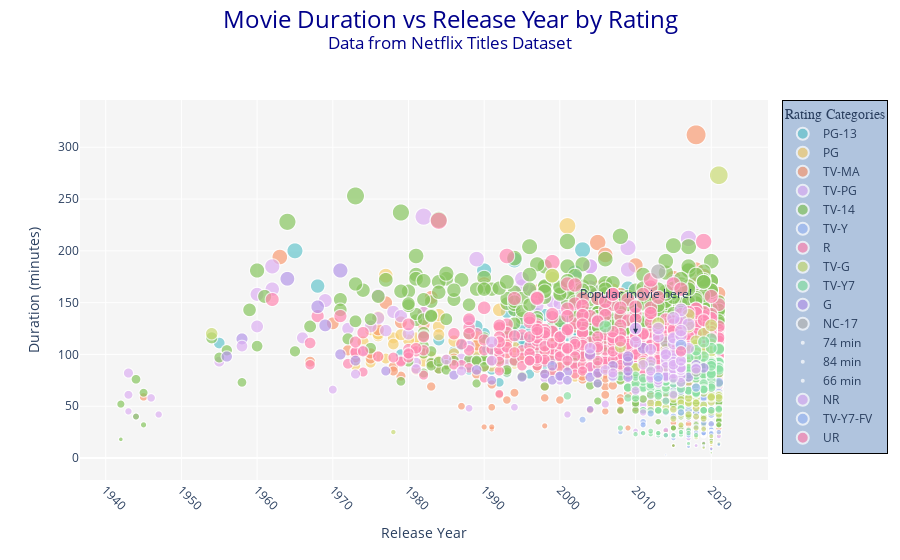

The notebook cell saved with this chart:
### Code cell
import plotly.express as px

# Assuming you have this DataFrame ready (movies with duration_num column)
fig = px.scatter(
    movies,
    x='release_year',
    y='duration_num',
    color='rating',
    size='duration_num',
    hover_name='title',
    title='Movie Duration vs Release Year by Rating',
    labels={
        'release_year': 'Release Year',
        'duration_num': 'Duration (minutes)',
        'rating': 'Rating'
    },
    color_discrete_sequence=px.colors.qualitative.Pastel
)

# Customize layout
fig.update_layout(
    title={
        'text': "Movie Duration vs Release Year by Rating<br><sup>Data from Netflix Titles Dataset</sup>",
        'y':0.95,
        'x':0.5,
        'xanchor': 'center',
        'yanchor': 'top',
        'font': dict(size=24, color='darkblue')
    },
    legend_title_text='Rating Categories',
    legend=dict(
        title_font_family="Arial",
        font=dict(size=12),
        bgcolor='LightSteelBlue',
        bordercolor='Black',
        borderwidth=1
    ),
    plot_bgcolor='whitesmoke',
    xaxis=dict(
        title='Release Year',
        tickangle=45
    ),
    yaxis=dict(
        title='Duration (minutes)'
    )
)

# Add an annotation example (highlight a specific movie)
fig.add_annotation(
    x=2010,
    y=120,
    text="Popular movie here!",
    showarrow=True,
    arrowhead=2,
    ax=0,
    ay=-40
)

fig.show()

### Figure 1 — Plotly figure (JSON) as saved in the notebook; plotly's stock layout.template omitted (floating-point values rounded to 4 significant figures; data arrays with more than 128 entries replaced by an {"elided": "..."} marker saying what was removed)
{"data": [{"hovertemplate": "<b>%{hovertext}</b><br><br>Rating=PG-13<br>Release Year=%{x}<br>Duration (minutes)=%{marker.size}<extra></extra>", "hovertext": {"elided": "490 str values"}, "legendgroup": "PG-13", "marker": {"color": "rgb(102, 197, 204)", "size": {"elided": "490 int values"}, "sizemode": "area", "sizeref": 0.78, "symbol": "circle"}, "mode": "markers", "name": "PG-13", "showlegend": true, "type": "scattergl", "x": {"elided": "490 int values"}, "xaxis": "x", "y": {"elided": "490 int values"}, "yaxis": "y"}, {"hovertemplate": "<b>%{hovertext}</b><br><br>Rating=PG<br>Release Year=%{x}<br>Duration (minutes)=%{marker.size}<extra></extra>", "hovertext": {"elided": "287 str values"}, "legendgroup": "PG", "marker": {"color": "rgb(246, 207, 113)", "size": {"elided": "287 int values"}, "sizemode": "area", "sizeref": 0.78, "symbol": "circle"}, "mode": "markers", "name": "PG", "showlegend": true, "type": "scattergl", "x": {"elided": "287 int values"}, "xaxis": "x", "y": {"elided": "287 int values"}, "yaxis": "y"}, {"hovertemplate": "<b>%{hovertext}</b><br><br>Rating=TV-MA<br>Release Year=%{x}<br>Duration (minutes)=%{marker.size}<extra></extra>", "hovertext": {"elided": "2062 str values"}, "legendgroup": "TV-MA", "marker": {"color": "rgb(248, 156, 116)", "size": {"elided": "2062 int values"}, "sizemode": "area", "sizeref": 0.78, "symbol": "circle"}, "mode": "markers", "name": "TV-MA", "showlegend": true, "type": "scattergl", "x": {"elided": "2062 int values"}, "xaxis": "x", "y": {"elided": "2062 int values"}, "yaxis": "y"}, {"hovertemplate": "<b>%{hovertext}</b><br><br>Rating=TV-PG<br>Release Year=%{x}<br>Duration (minutes)=%{marker.size}<extra></extra>", "hovertext": {"elided": "540 str values"}, "legendgroup": "TV-PG", "marker": {"color": "rgb(220, 176, 242)", "size": {"elided": "540 int values"}, "sizemode": "area", "sizeref": 0.78, "symbol": "circle"}, "mode": "markers", "name": "TV-PG", "showlegend": true, "type": "scattergl", "x": {"elided": "540 int values"}, "xaxis": "x", "y": {"elided": "540 int values"}, "yaxis": "y"}, {"hovertemplate": "<b>%{hovertext}</b><br><br>Rating=TV-14<br>Release Year=%{x}<br>Duration (minutes)=%{marker.size}<extra></extra>", "hovertext": {"elided": "1427 str values"}, "legendgroup": "TV-14", "marker": {"color": "rgb(135, 197, 95)", "size": {"elided": "1427 int values"}, "sizemode": "area", "sizeref": 0.78, "symbol": "circle"}, "mode": "markers", "name": "TV-14", "showlegend": true, "type": "scattergl", "x": {"elided": "1427 int values"}, "xaxis": "x", "y": {"elided": "1427 int values"}, "yaxis": "y"}, {"hovertemplate": "<b>%{hovertext}</b><br><br>Rating=TV-Y<br>Release Year=%{x}<br>Duration (minutes)=%{marker.size}<extra></extra>", "hovertext": {"elided": "131 str values"}, "legendgroup": "TV-Y", "marker": {"color": "rgb(158, 185, 243)", "size": {"elided": "131 int values"}, "sizemode": "area", "sizeref": 0.78, "symbol": "circle"}, "mode": "markers", "name": "TV-Y", "showlegend": true, "type": "scattergl", "x": {"elided": "131 int values"}, "xaxis": "x", "y": {"elided": "131 int values"}, "yaxis": "y"}, {"hovertemplate": "<b>%{hovertext}</b><br><br>Rating=R<br>Release Year=%{x}<br>Duration (minutes)=%{marker.size}<extra></extra>", "hovertext": {"elided": "797 str values"}, "legendgroup": "R", "marker": {"color": "rgb(254, 136, 177)", "size": {"elided": "797 int values"}, "sizemode": "area", "sizeref": 0.78, "symbol": "circle"}, "mode": "markers", "name": "R", "showlegend": true, "type": "scattergl", "x": {"elided": "797 int values"}, "xaxis": "x", "y": {"elided": "797 int values"}, "yaxis": "y"}, {"hovertemplate": "<b>%{hovertext}</b><br><br>Rating=TV-G<br>Release Year=%{x}<br>Duration (minutes)=%{marker.size}<extra></extra>", "hovertext": ["You vs. Wild: Out Cold", "Words Bubble Up Like Soda Pop", "Lee Su-geun: The Sense Coach", "This Little Love Of Mine", "Si Doel the Movie 2", "Headspace: Unwind Your Mind", "Kitty Love: An Homage to Cats", "Fireplace 4K: Classic Crackling Fireplace from Fireplace for Your Home", "Fireplace 4K: Crackling Birchwood from Fireplace for Your Home", "From Stress to Happiness", "Sam Smith: Love Goes - Live at Abbey Road Studios", "One Like It", "Perfume Imaginary Museum “Time Warp”", "Reframe THEATER EXPERIENCE with you", "Nate Bargatze: The Greatest Average American", "Just In Time", "Connected", "Brian Regan: On the Rocks", "Wave of Cinema: Surat dari Timur", "Double Dad", "Isa Pa with Feelings", "Cemara's Family", "Just The Way You Are", "The Princess Switch: Switched Again", "Three Words to Forever", "A Very Country Christmas", "Hometown Holiday", "White Christmas", "A Very Special Love", "Midnight at the Magnolia", "Operation Christmas Drop", "A Christmas Catch", "Kiss the Ground", "Dhh", "Satria Heroes: Revenge of the Darkness", "My Octopus Teacher", "Sky Tour: The Movie", "Beyond the Boundary: ICC Women's T20 World Cup Australia 2020", "Malibu Rescue: The Next Wave", "Sugar High", "Your Excellency", "#FriendButMarried 2", "Feel the Beat", "One Take", "Spelling the Dream", "Cook Off", "One Day We'll Talk About Today", "Si Doel the Movie 3", "#FriendButMarried", "Fan of Amoory", "Luccas Neto em: Acampamento de Férias 2", "My Stupid Boss", "Stunt School", "The Main Event", "The Little Vampire", "Making Unorthodox", "Misfit 2", "Together For Eternity", "Luccas Neto in: Children's Day", "Guatemala: Heart of the Mayan World", "Lorena, Light-Footed Woman", "Luccas Neto in: Summer Camp", "Little Miss Sumo", "Birders", "American Factory: A Conversation with the Obamas", "Our Planet - Behind The Scenes", "River, el más grande siempre", "Malibu Rescue", "Pants on Fire", "Radio Rebel", "Free Rein: Valentine's Day", "Prince of Peoria: A Christmas Moose Miracle", "Free Rein: The Twelve Neighs of Christmas", "The Princess Switch", "The Holiday Calendar", "Going for Gold", "Pacificum: Return to the Ocean", "Ladies First", "Expedition China", "48 Christmas Wishes", "Christmas Inheritance", "Pettersson and Findus 2", "The Guardian Brothers", "Mariah Carey's Merriest Christmas", "Shrek the Musical", "A Holiday Engagement", "All Hallows' Eve", "Alpha and Omega 2: A Howl-iday Adventure", "AlphaGo", "Beak & Brain: Genius Birds From Down Under", "Beary Tales", "Benji's Very Own Christmas Story", "Bob's Broken Sleigh", "Bugs", "Camp Cool Kids", "Chandani: The Daughter of the Elephant Whisperer", "Christmas in the Smokies", "Covered: Alive in Asia", "Dream Big: Engineering Our World", "Elizabeth at 90: A Family Tribute", "Guy Martin: Last Flight of the Vulcan Bomber", "Hans Zimmer: Live in Prague", "Harriet the Spy: Blog Wars", "Hum Saath-Saath Hain", "Koko: The Gorilla Who Talks", "LEGO House - Home of the Brick", "Monster High: Scaris, City of Frights", "National Parks Adventure", "Nature: Raising the Dinosaur Giant", "NOVA: Bird Brain", "NOVA: Black Hole Apocalypse", "NOVA: Death Dive to Saturn", "NOVA: Eclipse Over America", "NOVA: Prediction by the Numbers", "Nova: Ultimate Mars Challenge", "One Heart: The A.R. Rahman Concert Film", "Santa's Apprentice", "Siddhant", "Skydancers", "Sustainable", "The Incredible Story of the Giant Pear", "The Search for Life in Space", "The Tigers of Scotland", "Treasures from the Wreck of the Unbelievable", "Waterschool", "You Can Tutu"], "legendgroup": "TV-G", "marker": {"color": "rgb(201, 219, 116)", "size": [106, 87, 46, 92, 95, 273, 61, 60, 60, 58, 61, 15, 54, 84, 60, 92, 42, 58, 58, 105, 102, 110, 107, 97, 107, 84, 84, 120, 107, 87, 96, 87, 85, 127, 92, 86, 93, 59, 71, 44, 120, 104, 110, 86, 83, 100, 128, 93, 102, 109, 81, 107, 95, 103, 83, 21, 82, 176, 81, 67, 28, 87, 20, 38, 10, 63, 105, 70, 87, 90, 51, 29, 58, 102, 95, 88, 74, 40, 78, 84, 105, 82, 86, 38, 130, 92, 92, 45, 90, 52, 52, 25, 47, 73, 104, 87, 88, 75, 42, 90, 57, 138, 87, 176, 56, 48, 60, 42, 53, 53, 113, 54, 53, 53, 53, 87, 72, 105, 49, 92, 75, 32, 58, 82, 68, 87], "sizemode": "area", "sizeref": 0.78, "symbol": "circle"}, "mode": "markers", "name": "TV-G", "showlegend": true, "type": "scattergl", "x": [2021, 2021, 2021, 2021, 2019, 2021, 2021, 2015, 2015, 2020, 2020, 2020, 2020, 2020, 2021, 2020, 2021, 2021, 2020, 2020, 2019, 2018, 2016, 2020, 2018, 2017, 2018, 1954, 2008, 2020, 2020, 2018, 2020, 2017, 2017, 2020, 2020, 2020, 2020, 2020, 2019, 2020, 2020, 2020, 2020, 2017, 2020, 2020, 2018, 2018, 2020, 2016, 2019, 2020, 2017, 2020, 2019, 1999, 2019, 2019, 2019, 2019, 2018, 2019, 2019, 2019, 2019, 2019, 2014, 2012, 2019, 2018, 2018, 2018, 2018, 2018, 2017, 2018, 2017, 2017, 2017, 2016, 2016, 2015, 2013, 2011, 2016, 2013, 2017, 2013, 2013, 1978, 2015, 2016, 2017, 2010, 2015, 2016, 2017, 2016, 2015, 2017, 2010, 1999, 2016, 2018, 2013, 2016, 2016, 2017, 2018, 2017, 2017, 2018, 2012, 2017, 2010, 2014, 2014, 2016, 2018, 2016, 2017, 2017, 2018, 2017], "xaxis": "x", "y": [106, 87, 46, 92, 95, 273, 61, 60, 60, 58, 61, 15, 54, 84, 60, 92, 42, 58, 58, 105, 102, 110, 107, 97, 107, 84, 84, 120, 107, 87, 96, 87, 85, 127, 92, 86, 93, 59, 71, 44, 120, 104, 110, 86, 83, 100, 128, 93, 102, 109, 81, 107, 95, 103, 83, 21, 82, 176, 81, 67, 28, 87, 20, 38, 10, 63, 105, 70, 87, 90, 51, 29, 58, 102, 95, 88, 74, 40, 78, 84, 105, 82, 86, 38, 130, 92, 92, 45, 90, 52, 52, 25, 47, 73, 104, 87, 88, 75, 42, 90, 57, 138, 87, 176, 56, 48, 60, 42, 53, 53, 113, 54, 53, 53, 53, 87, 72, 105, 49, 92, 75, 32, 58, 82, 68, 87], "yaxis": "y"}, {"hovertemplate": "<b>%{hovertext}</b><br><br>Rating=TV-Y7<br>Release Year=%{x}<br>Duration (minutes)=%{marker.size}<extra></extra>", "hovertext": {"elided": "139 str values"}, "legendgroup": "TV-Y7", "marker": {"color": "rgb(139, 224, 164)", "size": {"elided": "139 int values"}, "sizemode": "area", "sizeref": 0.78, "symbol": "circle"}, "mode": "markers", "name": "TV-Y7", "showlegend": true, "type": "scattergl", "x": {"elided": "139 int values"}, "xaxis": "x", "y": {"elided": "139 int values"}, "yaxis": "y"}, {"hovertemplate": "<b>%{hovertext}</b><br><br>Rating=G<br>Release Year=%{x}<br>Duration (minutes)=%{marker.size}<extra></extra>", "hovertext": ["A Champion Heart", "Hachi: A Dog's Tale", "My Fair Lady", "Canvas", "A Shaun the Sheep Movie: Farmageddon", "Garfield's Pet Force", "Jimmy Neutron: Boy Genius", "Rugrats in Paris: The Movie", "The Rugrats Movie", "Spookley the Square Pumpkin", "The Pixar Story", "Pup Star: World Tour", "Ghost of the Mountains", "Growing Up Wild", "Tini: The New Life of Violetta", "Pup Star", "All Dogs Go to Heaven", "An American Tail", "An American Tail: Fievel Goes West", "An American Tail: The Mystery of the Night Monster", "An American Tail: The Treasures of Manhattan Island", "Balto", "Balto 2: Wolf Quest", "Balto 3: Wings of Change", "Charlotte's Web", "Chicken Little", "Chitty Chitty Bang Bang", "Fiddler on the Roof", "For the Love of Benji", "Forbidden Planet", "Gigi", "Justin Bieber: Never Say Never", "Océans", "Tarzan", "Tarzan 2", "The Pirate Fairy", "The Polar Express", "The Princess and the Frog", "Tinker Bell and the Legend of the NeverBeast", "True Grit", "Willy Wonka & the Chocolate Factory"], "legendgroup": "G", "marker": {"color": "rgb(180, 151, 231)", "size": [90, 93, 173, 9, 87, 78, 83, 79, 81, 47, 89, 87, 78, 78, 99, 92, 85, 80, 75, 75, 79, 78, 75, 78, 94, 82, 146, 181, 84, 98, 115, 106, 84, 89, 72, 78, 100, 98, 78, 128, 100], "sizemode": "area", "sizeref": 0.78, "symbol": "circle"}, "mode": "markers", "name": "G", "showlegend": true, "type": "scattergl", "x": [2018, 2009, 1964, 2020, 2019, 2009, 2001, 2000, 1998, 2004, 2007, 2018, 2017, 2016, 2016, 2016, 1989, 1986, 1991, 1999, 2000, 1995, 2001, 2004, 1973, 2005, 1968, 1971, 1977, 1956, 1958, 2011, 2009, 1999, 2005, 2014, 2004, 2009, 2014, 1969, 1971], "xaxis": "x", "y": [90, 93, 173, 9, 87, 78, 83, 79, 81, 47, 89, 87, 78, 78, 99, 92, 85, 80, 75, 75, 79, 78, 75, 78, 94, 82, 146, 181, 84, 98, 115, 106, 84, 89, 72, 78, 100, 98, 78, 128, 100], "yaxis": "y"}, {"hovertemplate": "<b>%{hovertext}</b><br><br>Rating=NC-17<br>Release Year=%{x}<br>Duration (minutes)=%{marker.size}<extra></extra>", "hovertext": ["Swearnet: The Movie", "Blue Is the Warmest Color", "Lady-Like"], "legendgroup": "NC-17", "marker": {"color": "rgb(179, 179, 179)", "size": [112, 180, 83], "sizemode": "area", "sizeref": 0.78, "symbol": "circle"}, "mode": "markers", "name": "NC-17", "showlegend": true, "type": "scattergl", "x": [2014, 2013, 2018], "xaxis": "x", "y": [112, 180, 83], "yaxis": "y"}, {"hovertemplate": "<b>%{hovertext}</b><br><br>Rating=74 min<br>Release Year=%{x}<br>Duration (minutes)=%{marker.size}<extra></extra>", "hovertext": ["Louis C.K. 2017"], "legendgroup": "74 min", "marker": {"color": "rgb(102, 197, 204)", "size": [0], "sizemode": "area", "sizeref": 0.78, "symbol": "circle"}, "mode": "markers", "name": "74 min", "showlegend": true, "type": "scattergl", "x": [2017], "xaxis": "x", "y": [0], "yaxis": "y"}, {"hovertemplate": "<b>%{hovertext}</b><br><br>Rating=84 min<br>Release Year=%{x}<br>Duration (minutes)=%{marker.size}<extra></extra>", "hovertext": ["Louis C.K.: Hilarious"], "legendgroup": "84 min", "marker": {"color": "rgb(246, 207, 113)", "size": [0], "sizemode": "area", "sizeref": 0.78, "symbol": "circle"}, "mode": "markers", "name": "84 min", "showlegend": true, "type": "scattergl", "x": [2010], "xaxis": "x", "y": [0], "yaxis": "y"}, {"hovertemplate": "<b>%{hovertext}</b><br><br>Rating=66 min<br>Release Year=%{x}<br>Duration (minutes)=%{marker.size}<extra></extra>", "hovertext": ["Louis C.K.: Live at the Comedy Store"], "legendgroup": "66 min", "marker": {"color": "rgb(248, 156, 116)", "size": [0], "sizemode": "area", "sizeref": 0.78, "symbol": "circle"}, "mode": "markers", "name": "66 min", "showlegend": true, "type": "scattergl", "x": [2015], "xaxis": "x", "y": [0], "yaxis": "y"}, {"hovertemplate": "<b>%{hovertext}</b><br><br>Rating=NR<br>Release Year=%{x}<br>Duration (minutes)=%{marker.size}<extra></extra>", "hovertext": ["(T)ERROR", "13 Cameras", "4th Man Out", "A Russell Peters Christmas", "Act of Vengeance", "Adventures in Public School", "After Porn Ends", "APEX: The Story of the Hypercar", "Asura: The City of Madness", "Back and Forth", "Backcountry", "Band of Robbers", "Bill Burr: Let It Go", "Cat on a Hot Tin Roof", "Chittagong", "Daemonium", "Daughters of the Dust", "Democrats", "Diary of a Chambermaid", "Esperando La Carroza", "Exit Strategy", "Fandry", "Fifty", "Fishtail", "GLOW: The Story of the Gorgeous Ladies of Wrestling", "God of War", "Happy Times", "Harry Benson: Shoot First", "Holy Hell", "Hot Bot", "How to Change the World", "I Am Sun Mu", "Iliza Shlesinger: War Paint", "INDIA", "Iverson", "Katt Williams: Live", "King Jack", "Kristy", "Little Sister", "Look Who's Back", "Mad Ron's Prevues from Hell", "Master", "Miss Representation", "Miss Stevens", "Murder Party", "Namour", "Newtown", "Nymphomaniac: Volume 1", "Operation Chromite", "Pablo Escobar: Angel or Demon?", "Prescription Thugs", "Raiders!: The Story of the Greatest Fan Film Ever Made", "Rats", "Revelations", "Rezeta", "Russell Peters: Notorious", "Solo Con Tu Pareja", "Sons of Ben", "Sour Grapes", "Stop at Nothing: The Lance Armstrong Story", "Stronger Than the World", "Suburra", "The Pass", "The River Thief", "The Similars", "This Was Tomorrow", "Thorne: Scaredy Cat", "Thorne: Sleepyhead", "Total Frat Movie", "Ugly", "Viceroy's House", "Vizontele Tuuba", "When Hari Got Married", "Winter of Our Dreams", "Young Tiger"], "legendgroup": "NR", "marker": {"color": "rgb(220, 176, 242)", "size": [84, 90, 86, 44, 112, 86, 93, 86, 133, 95, 92, 95, 65, 108, 105, 115, 112, 99, 96, 95, 79, 102, 101, 61, 77, 129, 79, 90, 103, 93, 110, 88, 75, 95, 88, 85, 81, 85, 91, 116, 84, 143, 90, 86, 79, 80, 84, 117, 111, 82, 86, 93, 88, 118, 84, 72, 94, 73, 85, 100, 123, 135, 87, 87, 90, 77, 125, 125, 94, 125, 106, 106, 75, 86, 81], "sizemode": "area", "sizeref": 0.78, "symbol": "circle"}, "mode": "markers", "name": "NR", "showlegend": true, "type": "scattergl", "x": [2015, 2015, 2015, 2011, 2010, 2018, 2012, 2016, 2016, 2016, 2014, 2015, 2010, 1958, 2012, 2015, 1991, 2014, 2015, 1985, 2012, 2014, 2015, 2015, 2012, 2017, 2014, 2016, 2016, 2016, 2015, 2015, 2013, 2014, 2014, 2006, 2015, 2013, 2016, 2015, 1987, 2016, 2011, 2016, 2007, 2016, 2016, 2013, 2016, 2007, 2015, 2015, 2016, 2016, 2012, 2013, 1991, 2016, 2016, 2014, 2016, 2015, 2016, 2016, 2015, 2015, 2010, 2010, 2016, 2013, 2017, 2004, 2013, 1981, 1973], "xaxis": "x", "y": [84, 90, 86, 44, 112, 86, 93, 86, 133, 95, 92, 95, 65, 108, 105, 115, 112, 99, 96, 95, 79, 102, 101, 61, 77, 129, 79, 90, 103, 93, 110, 88, 75, 95, 88, 85, 81, 85, 91, 116, 84, 143, 90, 86, 79, 80, 84, 117, 111, 82, 86, 93, 88, 118, 84, 72, 94, 73, 85, 100, 123, 135, 87, 87, 90, 77, 125, 125, 94, 125, 106, 106, 75, 86, 81], "yaxis": "y"}, {"hovertemplate": "<b>%{hovertext}</b><br><br>Rating=TV-Y7-FV<br>Release Year=%{x}<br>Duration (minutes)=%{marker.size}<extra></extra>", "hovertext": ["Dear Dracula", "LEGO Ninjago: Masters of Spinjitzu: Day of the Departed", "Leo the Lion", "Little Singham aur Kaal ka Mahajaal", "Motu Patlu: King of Kings"], "legendgroup": "TV-Y7-FV", "marker": {"color": "rgb(158, 185, 243)", "size": [43, 44, 78, 68, 109], "sizemode": "area", "sizeref": 0.78, "symbol": "circle"}, "mode": "markers", "name": "TV-Y7-FV", "showlegend": true, "type": "scattergl", "x": [2012, 2016, 2013, 2018, 2016], "xaxis": "x", "y": [43, 44, 78, 68, 109], "yaxis": "y"}, {"hovertemplate": "<b>%{hovertext}</b><br><br>Rating=UR<br>Release Year=%{x}<br>Duration (minutes)=%{marker.size}<extra></extra>", "hovertext": ["Immoral Tales", "Sex Doll", "You Don't Mess with the Zohan"], "legendgroup": "UR", "marker": {"color": "rgb(254, 136, 177)", "size": [103, 103, 113], "sizemode": "area", "sizeref": 0.78, "symbol": "circle"}, "mode": "markers", "name": "UR", "showlegend": true, "type": "scattergl", "x": [1974, 2016, 2008], "xaxis": "x", "y": [103, 103, 113], "yaxis": "y"}], "layout": {"annotations": [{"arrowhead": 2, "ax": 0, "ay": -40, "showarrow": true, "text": "Popular movie here!", "x": 2010, "y": 120}], "legend": {"bgcolor": "LightSteelBlue", "bordercolor": "Black", "borderwidth": 1, "font": {"size": 12}, "itemsizing": "constant", "title": {"font": {"family": "Arial"}, "text": "Rating Categories"}, "tracegroupgap": 0}, "plot_bgcolor": "whitesmoke", "title": {"font": {"color": "darkblue", "size": 24}, "text": "Movie Duration vs Release Year by Rating<br><sup>Data from Netflix Titles Dataset</sup>", "x": 0.5, "xanchor": "center", "y": 0.95, "yanchor": "top"}, "xaxis": {"anchor": "y", "domain": [0, 1], "tickangle": 45, "title": {"text": "Release Year"}}, "yaxis": {"anchor": "x", "domain": [0, 1], "title": {"text": "Duration (minutes)"}}}}
